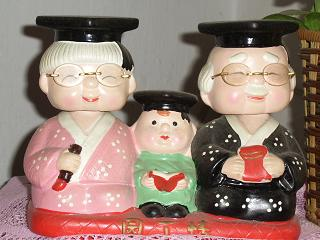
%> input picture watermarker/pic15.JPG, 320 x 240 px
$ octave watermark.m   (GNU Octave 9; MATLAB toolbox functions it lacks are replaced by stand-ins)
%> lines starting %> are read from the running program, lines starting %| are printed output that depends on the picture
clear all;
clc;

figure;
input=imread('pic15.jpg');
%> input is the input picture: size 240x320x3 uint8; mean R, G, B 151.3, 126.6, 115.7
imshow(input);
title('Original Image');

figure;
water=imread('A.jpg');
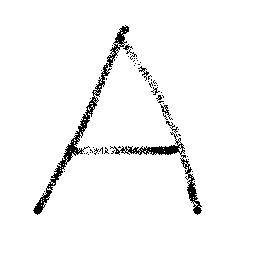
%> input picture watermarker/A.JPG, 256 x 256 px
%> water is the input picture: size 256x256x3 uint8; min 0, max 255, mean 245.5
imshow(water,[]);
title('watermark');

input=double(input);
%> input: size 240x320x3 double
water=double(water);
%> water: size 256x256x3 double
inputr=input(:,:,1);
waterr=water(:,:,1);
inputg=input(:,:,2);
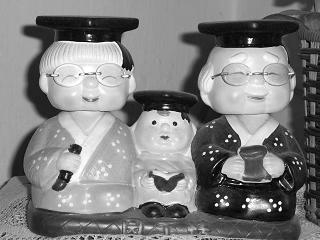
%> inputg: size 240x320 double; min 0, max 255, mean 126.6
waterg=water(:,:,2);
inputb=double(input(:,:,3));
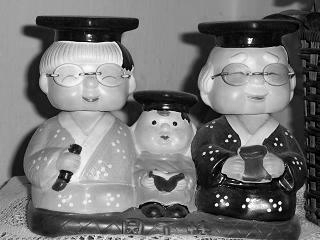
%> inputb: size 240x320 double; min 0, max 255, mean 115.7
waterb=double(water(:,:,3));
r=0.06;
[Cwr,Swr]=wavedec2(waterr,1,'haar');
%> Swr = [128 128; 128 128; 256 256]
[Cr,Sr]=wavedec2(inputr,2,'haar');
%> Sr = [60 80; 60 80; 120 160; 240 320]
Cr(1:size(Cwr,2)/16)=...
    Cr(1:size(Cwr,2)/16)+r*Cwr(1:size(Cwr,2)/16);
k=0;
while k<=size(Cr,2)/size(Cwr,2)-1
    Cr(1+size(Cr,2)/4+k*size(Cwr,2)/4:size(Cr,2)/4+...
        (k+1)*size(Cwr,2)/4)=Cr(1+size(Cr,2)/4+...
        k*size(Cwr,2)/4:size(Cr,2)/4+(k+1)*size(Cwr,2)/4+...
        r*Cwr(1+size(Cwr,2)/4:size(Cwr,2)/2));
    Cr(1+size(Cr,2)/2+k*size(Cwr,2)/4:size(Cr,2)/2+...
        (k+1)*size(Cwr,2)/4)=Cr(1+size(Cr,2)/2+...
        k*size(Cwr,2)/4:size(Cr,2)/2+(k+1)*size(Cwr,2)/4+...
        r*Cwr(1+size(Cwr,2)/2:3*size(Cwr,2)/4));
    Cr(1+3*size(Cr,2)/4+k*size(Cwr,2)/4:3*size(Cr,2)/4+...
        (k+1)*size(Cwr,2)/4)=Cr(1+3*size(Cr,2)/4+...
        k*size(Cwr,2)/4:3*size(Cr,2)/4+(k+1)*size(Cwr,2)/4+...
        r*Cwr(1+3*size(Cwr,2)/4:size(Cwr,2)));
    k=k+1;
end;
Cr(1:size(Cwr,2)/4)=Cr(1:size(Cwr,2)/4)+r*Cwr(1:size(Cwr,2)/4);
g=0.03;
[Cwg,Swg]=wavedec2(waterg,1,'haar');
%> Swg = [128 128; 128 128; 256 256]
[Cg,Sg]=wavedec2(inputg,2,'haar');
%> Sg = [60 80; 60 80; 120 160; 240 320]
Cg(1:size(Cwg,2)/16)=...
    Cg(1:size(Cwg,2)/16)+g*Cwg(1:size(Cwg,2)/16);
k=0;
while k<=size(Cg,2)/size(Cwg,2)-1
    Cg(1+size(Cg,2)/4+k*size(Cwg,2)/4:size(Cg,2)/4+...
        (k+1)*size(Cwg,2)/4)=Cg(1+size(Cg,2)/4+...
        k*size(Cwg,2)/4:size(Cg,2)/4+(k+1)*size(Cwg,2)/4+...
        g*Cwg(1+size(Cwg,2)/4:size(Cwg,2)/2));
    Cg(1+size(Cg,2)/2+k*size(Cwg,2)/4:size(Cg,2)/2+...
        (k+1)*size(Cwg,2)/4)=Cg(1+size(Cg,2)/2+...
        k*size(Cwg,2)/4:size(Cg,2)/2+(k+1)*size(Cwg,2)/4+...
        g*Cwg(1+size(Cwg,2)/2:3*size(Cwg,2)/4));
    Cg(1+3*size(Cg,2)/4+k*size(Cwg,2)/4:3*size(Cg,2)/4+...
        (k+1)*size(Cwg,2)/4)=Cg(1+3*size(Cg,2)/4+...
        k*size(Cwg,2)/4:3*size(Cg,2)/4+(k+1)*size(Cwg,2)/4+...
        g*Cwg(1+3*size(Cwg,2)/4:size(Cwg,2)));
    k=k+1;
end;
Cg(1:size(Cwg,2)/4)=Cg(1:size(Cwg,2)/4)+g*Cwg(1:size(Cwg,2)/4);
b=0.12;
[Cwb,Swb]=wavedec2(waterb,1,'haar');
%> Swb = [128 128; 128 128; 256 256]
[Cb,Sb]=wavedec2(inputb,2,'haar');
%> Sb = [60 80; 60 80; 120 160; 240 320]
Cb(1:size(Cwb,2)/16)=...
    Cb(1:size(Cwb,2)/16)+b*Cwb(1:size(Cwb,2)/16);
k=0;
while k<=size(Cb,2)/size(Cwb,2)-1
    Cb(1+size(Cb,2)/4+k*size(Cwb,2)/4:size(Cb,2)/4+...
        (k+1)*size(Cwb,2)/4)=Cb(1+size(Cb,2)/4+...
        k*size(Cwb,2)/4:size(Cb,2)/4+(k+1)*size(Cwb,2)/4+...
        b*Cwb(1+size(Cwb,2)/4:size(Cwb,2)/2));
    Cb(1+size(Cb,2)/2+k*size(Cwb,2)/4:size(Cb,2)/2+...
        (k+1)*size(Cwb,2)/4)=Cb(1+size(Cb,2)/2+...
        k*size(Cwb,2)/4:size(Cb,2)/2+(k+1)*size(Cwb,2)/4+...
        b*Cwb(1+size(Cwb,2)/2:3*size(Cwb,2)/4));
    Cb(1+3*size(Cb,2)/4+k*size(Cwb,2)/4:3*size(Cb,2)/4+...
        (k+1)*size(Cwb,2)/4)=Cb(1+3*size(Cb,2)/4+...
        k*size(Cwb,2)/4:3*size(Cb,2)/4+(k+1)*size(Cwb,2)/4+...
        b*Cwb(1+3*size(Cwb,2)/4:size(Cwb,2)));
    k=k+1;
end;
Cb(1:size(Cwb,2)/4)=Cb(1:size(Cwb,2)/4)+b*Cwb(1:size(Cwb,2)/4);
inputr=waverec2(Cr,Sr,'haar');
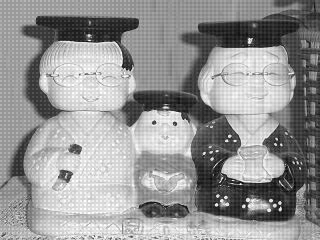
%> inputr: size 240x320 double; min -14.19, max 293.3, mean 165.2; drawn with min black and max white
inputg=waverec2(Cg,Sg,'haar');
inputb=waverec2(Cb,Sb,'haar');
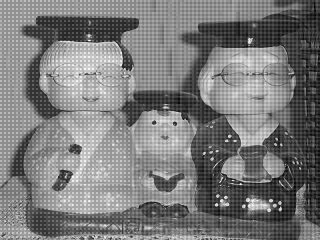
%> inputb: size 240x320 double; min -30.38, max 331.5, mean 143.3; drawn with min black and max white
temp=size(inputr);
%> temp = [240 320]
pic=zeros(temp(1),temp(2),3);
for i=1:temp(1);
    for j=1:temp(2);
        pic(i,j,1)=inputr(i,j);
        pic(i,j,2)=inputg(i,j);
        pic(i,j,3)=inputb(i,j);
    end;
end;
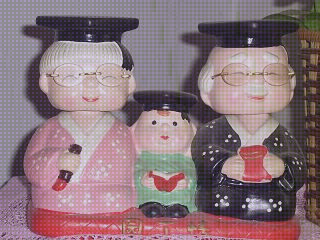
%> pic: size 240x320x3 double; mean R, G, B 165.2, 133.5, 143.3; drawn with min black and max white
output=uint8(round(pic));
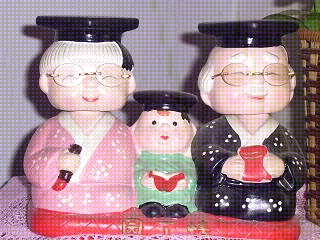
%> output: size 240x320x3 uint8; mean R, G, B 164, 133.6, 142.7
watermarked_image_uint8=uint8(output);
imwrite(watermarked_image_uint8,'watermarked1.bmp','bmp');

figure;
imshow(watermarked_image_uint8);
title('image added watermark');
